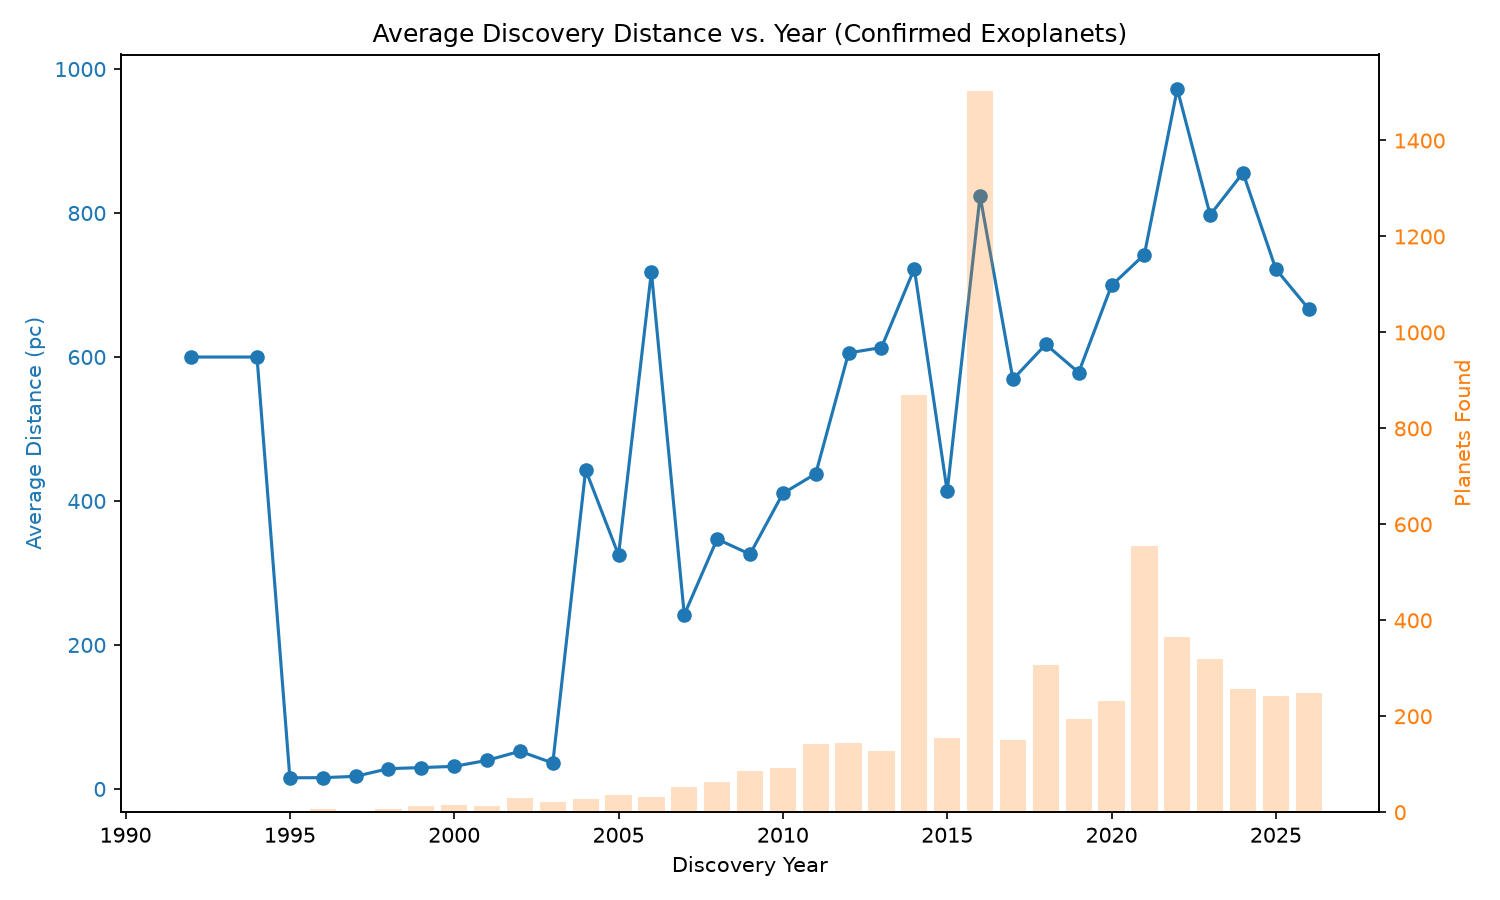

Source code (Python):


import os
from sqlalchemy import create_engine
import pandas as pd
import matplotlib.pyplot as plt

DB_USER = "postgres"
DB_PASSWORD = os.environ.get("ASTRONOMY_DB_PASSWORD")
DB_HOST = "localhost"
DB_PORT = "5432"
DB_NAME = "astronomy"

if not DB_PASSWORD:
    raise RuntimeError(
        "ASTRONOMY_DB_PASSWORD environment variable not set. "
        "Run: $env:ASTRONOMY_DB_PASSWORD = \"your_password\"  (PowerShell)"
    )


engine = create_engine(
    f"postgresql+psycopg2://{DB_USER}:{DB_PASSWORD}@{DB_HOST}:{DB_PORT}/{DB_NAME}"
)


query = """
    SELECT disc_year, ROUND(AVG(sy_dist), 1) AS avg_distance_pc, COUNT(*) AS planet_count
    FROM exoplanets_full
    WHERE sy_dist IS NOT NULL
    GROUP BY disc_year
    ORDER BY disc_year;
"""


df = pd.read_sql(query, engine)
print(df.head())
print(f"\nTotal years: {len(df)}")


fig, ax1 = plt.subplots(figsize=(10, 6))


ax1.plot(df["disc_year"], df["avg_distance_pc"], color="tab:blue", marker="o", label="Avg distance (pc)")
ax1.set_xlabel("Discovery Year")
ax1.set_ylabel("Average Distance (pc)", color="tab:blue")
ax1.tick_params(axis="y", labelcolor="tab:blue")


ax2 = ax1.twinx()
ax2.bar(df["disc_year"], df["planet_count"], color="tab:orange", alpha=0.25, label="Planets found")
ax2.set_ylabel("Planets Found", color="tab:orange")
ax2.tick_params(axis="y", labelcolor="tab:orange")

plt.title("Average Discovery Distance vs. Year (Confirmed Exoplanets)")
fig.tight_layout()
plt.savefig("distance_trend.png", dpi=150)
plt.show()
